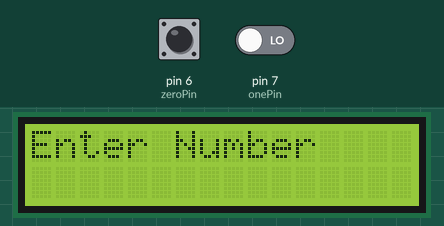
The program below on a simulated Arduino Uno, built with avr-gcc and run on an emulated ATmega328P. Parts: 16×2 character LCD. Inputs (shaded band) come from the test bench; at power-on: pin 6 (zeroPin) LOW, pin 7 (onePin) LOW.

Above: at 1.2 s.
1.3 s: pin 6 (zeroPin) pulsed HIGH 5 times (0.12 s each, 0.3 s apart)
At 1.57 s:
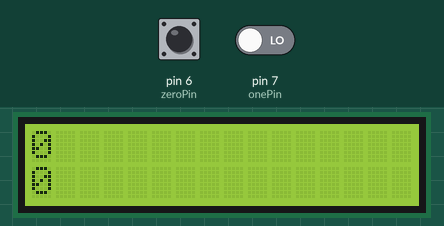
At 3.6 s:
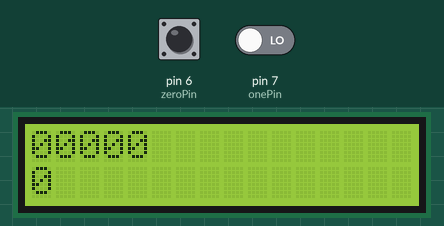
Timing chart, 0 to 5.1 s (numbered marks = the images above; inputs shaded):
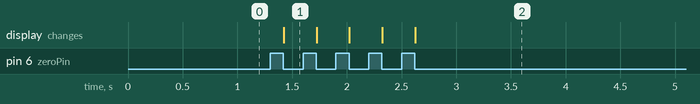

Measured:
- after the input at 1.3 s, the display: changes after 0.12 s (image 1)

The program:

main.cpp
```cpp
#include "Arduino.h"
#include <LiquidCrystal.h>

LiquidCrystal lcd(12, 11, 5, 4, 3, 2);

const int zeroPin = 6;
const int onePin = 7;

int prevZeroState = 0;
int prevOneState = 0;

String binary = "";
int calculated = 0;

void updateWith(int zeroOrOne) {
  lcd.clear();
  binary.concat(zeroOrOne);
  lcd.setCursor(0, 0);
  lcd.print(binary);
  calculated = calculated << 1;
  calculated |= (zeroOrOne << 0);
  lcd.setCursor(0, 1);
  lcd.print(calculated);
}

bool buttonPressed(int &previousState, int state) {
  if(previousState != state) {
    previousState = state;
    return state == LOW ? true : false;
  }
  return false;
}

void setup() {
  lcd.begin(16, 2);
  pinMode(zeroPin, INPUT);
  pinMode(onePin, INPUT);
  lcd.print("Enter Number");
}

void loop() {
  if(buttonPressed(prevZeroState, digitalRead(zeroPin))) {
    updateWith(0);
  }

  if(buttonPressed(prevOneState, digitalRead(onePin))) {
    updateWith(1);
  }
}
```
